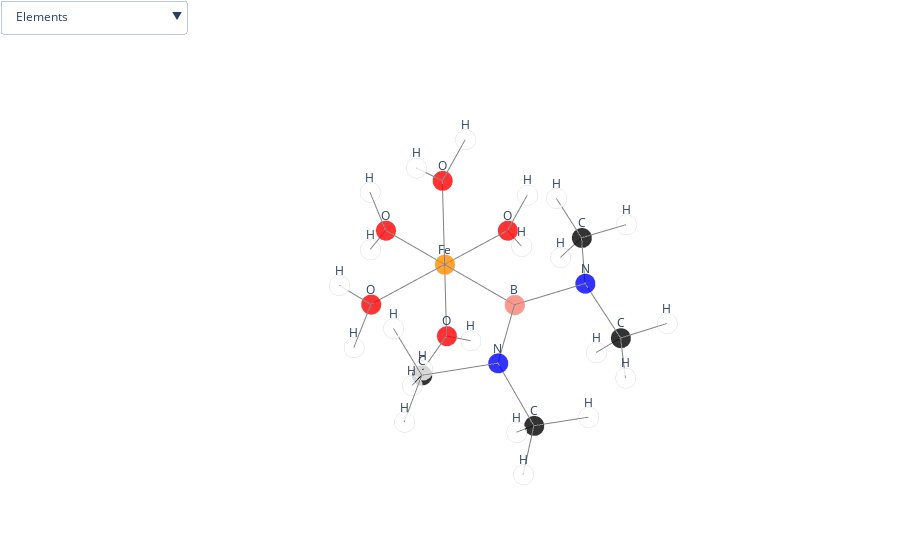

Here is the notebook cell this chart was saved with:
### Code cell
def understand_mol_graph(path):
    # Parse the .xyz file
    with open(path, 'r') as file:
        lines = file.readlines()[2:]  # Skip the first two lines
        atoms = [tuple(map(float, line.split()[1:4])) for line in lines]  # Get the coordinates

    # Create the MolGraph object
    mg = MolGraph()
    mg.read_xyz(path)
    
    # Plot the molecular graph
    fig = to_plotly_figure(mg)
    iplot(fig)

    # Convert the molecular graph to the NetworkX graph
    G = to_networkx_graph(mg)
    print(G.nodes(data=True))
    print(G.edges(data=True))
    print(len(G.nodes))

    # Compare the atoms to the nodes in the graph
    graph_nodes = [data['xyz'] for node, data in G.nodes(data=True)]
    missing_atoms = set(atoms) - set(graph_nodes)
    print(f"Missing coordinates: {missing_atoms}")

understand_mol_graph('data/xyz_molsimp/monosubstituted_0001.xyz')

### Figure 1 — Plotly figure (JSON) as saved in the notebook; plotly's stock layout.template omitted (floating-point values rounded to 4 significant figures; data arrays with more than 128 entries replaced by an {"elided": "..."} marker saying what was removed)
{"data": [{"marker": {"color": ["darkorange", "salmon", "blue", "black", "black", "blue", "black", "black", "white", "white", "white", "white", "white", "white", "white", "white", "white", "white", "white", "white", "red", "white", "white", "red", "white", "white", "red", "white", "white", "red", "white", "white", "red", "white", "white"], "line": {"color": "lightgray", "width": 2}, "opacity": 0.8, "size": 7, "symbol": "circle"}, "mode": "markers", "text": ["Fe", "B", "N", "C", "C", "N", "C", "C", "H", "H", "H", "H", "H", "H", "H", "H", "H", "H", "H", "H", "O", "H", "H", "O", "H", "H", "O", "H", "H", "O", "H", "H", "O", "H", "H"], "type": "scatter3d", "x": [0, 0, -1.316, -1.63, -2.411, 1.316, 2.411, 1.155, -1.747, -2.538, -0.8323, -2.528, -2.183, -3.319, 2.183, 3.319, 2.528, 0.9264, 0.3575, 2.063, 2.08, 2.715, 2.666, 0, -0.09934, 0.09934, -2.08, -2.715, -2.666, 0, -0.766, 0.766, 0, 0.7711, -0.7711], "y": [0, 2.1, 2.875, 3.72, 1.92, 2.875, 1.92, 3.72, 3.105, 4.255, 4.415, 1.305, 1.305, 2.455, 1.305, 2.455, 1.305, 3.105, 4.415, 4.255, 0, -0.07255, 0.07255, -2.08, -2.715, -2.666, 0, -0.07255, 0.07255, 0, -0.09934, 0.09934, 0, -0.04545, 0.04545], "z": [0, 0, 0.2655, -0.8956, 0.4865, -0.2655, -0.4865, -1.457, -1.763, -0.7124, -1.056, -0.3811, 1.332, 0.6698, -1.332, -0.6698, 0.3811, -2.303, -1.297, -1.641, 0, 0.769, -0.769, 0, 0.766, -0.766, 0, -0.769, 0.769, 2.08, 2.715, 2.666, -2.08, -2.715, -2.666]}, {"hoverinfo": "none", "marker": {"color": "grey", "opacity": 1, "size": 7}, "mode": "lines", "type": "scatter3d", "x": {"elided": "204 float values"}, "y": {"elided": "204 float values"}, "z": {"elided": "204 float values"}}], "layout": {"margin": {"b": 0, "l": 0, "r": 0, "t": 0}, "scene": {"annotations": [{"showarrow": false, "text": "Fe", "x": 0, "y": 0, "yshift": 15, "z": 0}, {"showarrow": false, "text": "B", "x": 0, "y": 2.1, "yshift": 15, "z": 0}, {"showarrow": false, "text": "N", "x": -1.316, "y": 2.875, "yshift": 15, "z": 0.2655}, {"showarrow": false, "text": "C", "x": -1.63, "y": 3.72, "yshift": 15, "z": -0.8956}, {"showarrow": false, "text": "C", "x": -2.411, "y": 1.92, "yshift": 15, "z": 0.4865}, {"showarrow": false, "text": "N", "x": 1.316, "y": 2.875, "yshift": 15, "z": -0.2655}, {"showarrow": false, "text": "C", "x": 2.411, "y": 1.92, "yshift": 15, "z": -0.4865}, {"showarrow": false, "text": "C", "x": 1.155, "y": 3.72, "yshift": 15, "z": -1.457}, {"showarrow": false, "text": "H", "x": -1.747, "y": 3.105, "yshift": 15, "z": -1.763}, {"showarrow": false, "text": "H", "x": -2.538, "y": 4.255, "yshift": 15, "z": -0.7124}, {"showarrow": false, "text": "H", "x": -0.8323, "y": 4.415, "yshift": 15, "z": -1.056}, {"showarrow": false, "text": "H", "x": -2.528, "y": 1.305, "yshift": 15, "z": -0.3811}, {"showarrow": false, "text": "H", "x": -2.183, "y": 1.305, "yshift": 15, "z": 1.332}, {"showarrow": false, "text": "H", "x": -3.319, "y": 2.455, "yshift": 15, "z": 0.6698}, {"showarrow": false, "text": "H", "x": 2.183, "y": 1.305, "yshift": 15, "z": -1.332}, {"showarrow": false, "text": "H", "x": 3.319, "y": 2.455, "yshift": 15, "z": -0.6698}, {"showarrow": false, "text": "H", "x": 2.528, "y": 1.305, "yshift": 15, "z": 0.3811}, {"showarrow": false, "text": "H", "x": 0.9264, "y": 3.105, "yshift": 15, "z": -2.303}, {"showarrow": false, "text": "H", "x": 0.3575, "y": 4.415, "yshift": 15, "z": -1.297}, {"showarrow": false, "text": "H", "x": 2.063, "y": 4.255, "yshift": 15, "z": -1.641}, {"showarrow": false, "text": "O", "x": 2.08, "y": 0, "yshift": 15, "z": 0}, {"showarrow": false, "text": "H", "x": 2.715, "y": -0.07255, "yshift": 15, "z": 0.769}, {"showarrow": false, "text": "H", "x": 2.666, "y": 0.07255, "yshift": 15, "z": -0.769}, {"showarrow": false, "text": "O", "x": 0, "y": -2.08, "yshift": 15, "z": 0}, {"showarrow": false, "text": "H", "x": -0.09934, "y": -2.715, "yshift": 15, "z": 0.766}, {"showarrow": false, "text": "H", "x": 0.09934, "y": -2.666, "yshift": 15, "z": -0.766}, {"showarrow": false, "text": "O", "x": -2.08, "y": 0, "yshift": 15, "z": 0}, {"showarrow": false, "text": "H", "x": -2.715, "y": -0.07255, "yshift": 15, "z": -0.769}, {"showarrow": false, "text": "H", "x": -2.666, "y": 0.07255, "yshift": 15, "z": 0.769}, {"showarrow": false, "text": "O", "x": 0, "y": 0, "yshift": 15, "z": 2.08}, {"showarrow": false, "text": "H", "x": -0.766, "y": -0.09934, "yshift": 15, "z": 2.715}, {"showarrow": false, "text": "H", "x": 0.766, "y": 0.09934, "yshift": 15, "z": 2.666}, {"showarrow": false, "text": "O", "x": 0, "y": 0, "yshift": 15, "z": -2.08}, {"showarrow": false, "text": "H", "x": 0.7711, "y": -0.04545, "yshift": 15, "z": -2.715}, {"showarrow": false, "text": "H", "x": -0.7711, "y": 0.04545, "yshift": 15, "z": -2.666}], "xaxis": {"showbackground": false, "showgrid": false, "showticklabels": false, "title": {"font": {"color": "white"}}, "zeroline": false}, "yaxis": {"showbackground": false, "showgrid": false, "showticklabels": false, "title": {"font": {"color": "white"}}, "zeroline": false}, "zaxis": {"showbackground": false, "showgrid": false, "showticklabels": false, "title": {"font": {"color": "white"}}, "zeroline": false}}, "showlegend": false, "updatemenus": [{"buttons": [{"args": [{"scene.annotations": [{"showarrow": false, "text": "Fe", "x": 0, "y": 0, "yshift": 15, "z": 0}, {"showarrow": false, "text": "B", "x": 0, "y": 2.1, "yshift": 15, "z": 0}, {"showarrow": false, "text": "N", "x": -1.316, "y": 2.875, "yshift": 15, "z": 0.2655}, {"showarrow": false, "text": "C", "x": -1.63, "y": 3.72, "yshift": 15, "z": -0.8956}, {"showarrow": false, "text": "C", "x": -2.411, "y": 1.92, "yshift": 15, "z": 0.4865}, {"showarrow": false, "text": "N", "x": 1.316, "y": 2.875, "yshift": 15, "z": -0.2655}, {"showarrow": false, "text": "C", "x": 2.411, "y": 1.92, "yshift": 15, "z": -0.4865}, {"showarrow": false, "text": "C", "x": 1.155, "y": 3.72, "yshift": 15, "z": -1.457}, {"showarrow": false, "text": "H", "x": -1.747, "y": 3.105, "yshift": 15, "z": -1.763}, {"showarrow": false, "text": "H", "x": -2.538, "y": 4.255, "yshift": 15, "z": -0.7124}, {"showarrow": false, "text": "H", "x": -0.8323, "y": 4.415, "yshift": 15, "z": -1.056}, {"showarrow": false, "text": "H", "x": -2.528, "y": 1.305, "yshift": 15, "z": -0.3811}, {"showarrow": false, "text": "H", "x": -2.183, "y": 1.305, "yshift": 15, "z": 1.332}, {"showarrow": false, "text": "H", "x": -3.319, "y": 2.455, "yshift": 15, "z": 0.6698}, {"showarrow": false, "text": "H", "x": 2.183, "y": 1.305, "yshift": 15, "z": -1.332}, {"showarrow": false, "text": "H", "x": 3.319, "y": 2.455, "yshift": 15, "z": -0.6698}, {"showarrow": false, "text": "H", "x": 2.528, "y": 1.305, "yshift": 15, "z": 0.3811}, {"showarrow": false, "text": "H", "x": 0.9264, "y": 3.105, "yshift": 15, "z": -2.303}, {"showarrow": false, "text": "H", "x": 0.3575, "y": 4.415, "yshift": 15, "z": -1.297}, {"showarrow": false, "text": "H", "x": 2.063, "y": 4.255, "yshift": 15, "z": -1.641}, {"showarrow": false, "text": "O", "x": 2.08, "y": 0, "yshift": 15, "z": 0}, {"showarrow": false, "text": "H", "x": 2.715, "y": -0.07255, "yshift": 15, "z": 0.769}, {"showarrow": false, "text": "H", "x": 2.666, "y": 0.07255, "yshift": 15, "z": -0.769}, {"showarrow": false, "text": "O", "x": 0, "y": -2.08, "yshift": 15, "z": 0}, {"showarrow": false, "text": "H", "x": -0.09934, "y": -2.715, "yshift": 15, "z": 0.766}, {"showarrow": false, "text": "H", "x": 0.09934, "y": -2.666, "yshift": 15, "z": -0.766}, {"showarrow": false, "text": "O", "x": -2.08, "y": 0, "yshift": 15, "z": 0}, {"showarrow": false, "text": "H", "x": -2.715, "y": -0.07255, "yshift": 15, "z": -0.769}, {"showarrow": false, "text": "H", "x": -2.666, "y": 0.07255, "yshift": 15, "z": 0.769}, {"showarrow": false, "text": "O", "x": 0, "y": 0, "yshift": 15, "z": 2.08}, {"showarrow": false, "text": "H", "x": -0.766, "y": -0.09934, "yshift": 15, "z": 2.715}, {"showarrow": false, "text": "H", "x": 0.766, "y": 0.09934, "yshift": 15, "z": 2.666}, {"showarrow": false, "text": "O", "x": 0, "y": 0, "yshift": 15, "z": -2.08}, {"showarrow": false, "text": "H", "x": 0.7711, "y": -0.04545, "yshift": 15, "z": -2.715}, {"showarrow": false, "text": "H", "x": -0.7711, "y": 0.04545, "yshift": 15, "z": -2.666}]}], "label": " Elements", "method": "relayout"}, {"args": [{"scene.annotations": [{"showarrow": false, "text": "Fe", "x": 0, "y": 0, "yshift": 15, "z": 0}, {"showarrow": false, "text": "B", "x": 0, "y": 2.1, "yshift": 15, "z": 0}, {"showarrow": false, "text": "N", "x": -1.316, "y": 2.875, "yshift": 15, "z": 0.2655}, {"showarrow": false, "text": "C", "x": -1.63, "y": 3.72, "yshift": 15, "z": -0.8956}, {"showarrow": false, "text": "C", "x": -2.411, "y": 1.92, "yshift": 15, "z": 0.4865}, {"showarrow": false, "text": "N", "x": 1.316, "y": 2.875, "yshift": 15, "z": -0.2655}, {"showarrow": false, "text": "C", "x": 2.411, "y": 1.92, "yshift": 15, "z": -0.4865}, {"showarrow": false, "text": "C", "x": 1.155, "y": 3.72, "yshift": 15, "z": -1.457}, {"showarrow": false, "text": "H", "x": -1.747, "y": 3.105, "yshift": 15, "z": -1.763}, {"showarrow": false, "text": "H", "x": -2.538, "y": 4.255, "yshift": 15, "z": -0.7124}, {"showarrow": false, "text": "H", "x": -0.8323, "y": 4.415, "yshift": 15, "z": -1.056}, {"showarrow": false, "text": "H", "x": -2.528, "y": 1.305, "yshift": 15, "z": -0.3811}, {"showarrow": false, "text": "H", "x": -2.183, "y": 1.305, "yshift": 15, "z": 1.332}, {"showarrow": false, "text": "H", "x": -3.319, "y": 2.455, "yshift": 15, "z": 0.6698}, {"showarrow": false, "text": "H", "x": 2.183, "y": 1.305, "yshift": 15, "z": -1.332}, {"showarrow": false, "text": "H", "x": 3.319, "y": 2.455, "yshift": 15, "z": -0.6698}, {"showarrow": false, "text": "H", "x": 2.528, "y": 1.305, "yshift": 15, "z": 0.3811}, {"showarrow": false, "text": "H", "x": 0.9264, "y": 3.105, "yshift": 15, "z": -2.303}, {"showarrow": false, "text": "H", "x": 0.3575, "y": 4.415, "yshift": 15, "z": -1.297}, {"showarrow": false, "text": "H", "x": 2.063, "y": 4.255, "yshift": 15, "z": -1.641}, {"showarrow": false, "text": "O", "x": 2.08, "y": 0, "yshift": 15, "z": 0}, {"showarrow": false, "text": "H", "x": 2.715, "y": -0.07255, "yshift": 15, "z": 0.769}, {"showarrow": false, "text": "H", "x": 2.666, "y": 0.07255, "yshift": 15, "z": -0.769}, {"showarrow": false, "text": "O", "x": 0, "y": -2.08, "yshift": 15, "z": 0}, {"showarrow": false, "text": "H", "x": -0.09934, "y": -2.715, "yshift": 15, "z": 0.766}, {"showarrow": false, "text": "H", "x": 0.09934, "y": -2.666, "yshift": 15, "z": -0.766}, {"showarrow": false, "text": "O", "x": -2.08, "y": 0, "yshift": 15, "z": 0}, {"showarrow": false, "text": "H", "x": -2.715, "y": -0.07255, "yshift": 15, "z": -0.769}, {"showarrow": false, "text": "H", "x": -2.666, "y": 0.07255, "yshift": 15, "z": 0.769}, {"showarrow": false, "text": "O", "x": 0, "y": 0, "yshift": 15, "z": 2.08}, {"showarrow": false, "text": "H", "x": -0.766, "y": -0.09934, "yshift": 15, "z": 2.715}, {"showarrow": false, "text": "H", "x": 0.766, "y": 0.09934, "yshift": 15, "z": 2.666}, {"showarrow": false, "text": "O", "x": 0, "y": 0, "yshift": 15, "z": -2.08}, {"showarrow": false, "text": "H", "x": 0.7711, "y": -0.04545, "yshift": 15, "z": -2.715}, {"showarrow": false, "text": "H", "x": -0.7711, "y": 0.04545, "yshift": 15, "z": -2.666}, {"font": {"color": "steelblue"}, "showarrow": false, "text": 2.82, "x": 0, "y": 1.05, "yshift": 15, "z": 0}, {"font": {"color": "steelblue"}, "showarrow": false, "text": 2.63, "x": 1.04, "y": 0, "yshift": 15, "z": 0}, {"font": {"color": "steelblue"}, "showarrow": false, "text": 2.63, "x": 0, "y": -1.04, "yshift": 15, "z": 0}, {"font": {"color": "steelblue"}, "showarrow": false, "text": 2.63, "x": -1.04, "y": 0, "yshift": 15, "z": 0}, {"font": {"color": "steelblue"}, "showarrow": false, "text": 2.63, "x": 0, "y": 0, "yshift": 15, "z": 1.04}, {"font": {"color": "steelblue"}, "showarrow": false, "text": 2.63, "x": 0, "y": 0, "yshift": 15, "z": -1.04}, {"font": {"color": "steelblue"}, "showarrow": false, "text": 1.96, "x": -0.6579, "y": 2.487, "yshift": 15, "z": 0.1327}, {"font": {"color": "steelblue"}, "showarrow": false, "text": 1.96, "x": 0.6579, "y": 2.487, "yshift": 15, "z": -0.1327}, {"font": {"color": "steelblue"}, "showarrow": false, "text": 1.77, "x": -1.473, "y": 3.298, "yshift": 15, "z": -0.3151}, {"font": {"color": "steelblue"}, "showarrow": false, "text": 1.77, "x": -1.863, "y": 2.397, "yshift": 15, "z": 0.376}, {"font": {"color": "steelblue"}, "showarrow": false, "text": 1.18, "x": -1.688, "y": 3.413, "yshift": 15, "z": -1.329}, {"font": {"color": "steelblue"}, "showarrow": false, "text": 1.18, "x": -2.084, "y": 3.988, "yshift": 15, "z": -0.804}, {"font": {"color": "steelblue"}, "showarrow": false, "text": 1.18, "x": -1.231, "y": 4.068, "yshift": 15, "z": -0.9761}, {"font": {"color": "steelblue"}, "showarrow": false, "text": 1.18, "x": -2.47, "y": 1.612, "yshift": 15, "z": 0.05268}, {"font": {"color": "steelblue"}, "showarrow": false, "text": 1.18, "x": -2.297, "y": 1.612, "yshift": 15, "z": 0.9091}, {"font": {"color": "steelblue"}, "showarrow": false, "text": 1.18, "x": -2.865, "y": 2.187, "yshift": 15, "z": 0.5781}, {"font": {"color": "steelblue"}, "showarrow": false, "text": 1.77, "x": 1.863, "y": 2.397, "yshift": 15, "z": -0.376}, {"font": {"color": "steelblue"}, "showarrow": false, "text": 1.77, "x": 1.235, "y": 3.298, "yshift": 15, "z": -0.8615}, {"font": {"color": "steelblue"}, "showarrow": false, "text": 1.18, "x": 2.297, "y": 1.612, "yshift": 15, "z": -0.9091}, {"font": {"color": "steelblue"}, "showarrow": false, "text": 1.18, "x": 2.865, "y": 2.187, "yshift": 15, "z": -0.5781}, {"font": {"color": "steelblue"}, "showarrow": false, "text": 1.18, "x": 2.47, "y": 1.612, "yshift": 15, "z": -0.05268}, {"font": {"color": "steelblue"}, "showarrow": false, "text": 1.18, "x": 1.041, "y": 3.413, "yshift": 15, "z": -1.88}, {"font": {"color": "steelblue"}, "showarrow": false, "text": 1.18, "x": 0.7561, "y": 4.068, "yshift": 15, "z": -1.377}, {"font": {"color": "steelblue"}, "showarrow": false, "text": 1.18, "x": 1.609, "y": 3.988, "yshift": 15, "z": -1.549}, {"font": {"color": "steelblue"}, "showarrow": false, "text": 1.18, "x": 2.398, "y": -0.03628, "yshift": 15, "z": 0.3845}, {"font": {"color": "steelblue"}, "showarrow": false, "text": 1.18, "x": 2.373, "y": 0.03628, "yshift": 15, "z": -0.3845}, {"font": {"color": "steelblue"}, "showarrow": false, "text": 1.18, "x": -0.04967, "y": -2.398, "yshift": 15, "z": 0.383}, {"font": {"color": "steelblue"}, "showarrow": false, "text": 1.18, "x": 0.04967, "y": -2.373, "yshift": 15, "z": -0.383}, {"font": {"color": "steelblue"}, "showarrow": false, "text": 1.18, "x": -2.398, "y": -0.03628, "yshift": 15, "z": -0.3845}, {"font": {"color": "steelblue"}, "showarrow": false, "text": 1.18, "x": -2.373, "y": 0.03628, "yshift": 15, "z": 0.3845}, {"font": {"color": "steelblue"}, "showarrow": false, "text": 1.18, "x": -0.383, "y": -0.04967, "yshift": 15, "z": 2.398}, {"font": {"color": "steelblue"}, "showarrow": false, "text": 1.18, "x": 0.383, "y": 0.04967, "yshift": 15, "z": 2.373}, {"font": {"color": "steelblue"}, "showarrow": false, "text": 1.18, "x": 0.3855, "y": -0.02273, "yshift": 15, "z": -2.398}, {"font": {"color": "steelblue"}, "showarrow": false, "text": 1.18, "x": -0.3855, "y": 0.02273, "yshift": 15, "z": -2.373}]}], "label": " Elements & Bond Lengths", "method": "relayout"}, {"args": [{"scene.annotations": [{"showarrow": false, "text": 0, "x": 0, "y": 0, "yshift": 15, "z": 0}, {"showarrow": false, "text": 1, "x": 0, "y": 2.1, "yshift": 15, "z": 0}, {"showarrow": false, "text": 2, "x": -1.316, "y": 2.875, "yshift": 15, "z": 0.2655}, {"showarrow": false, "text": 3, "x": -1.63, "y": 3.72, "yshift": 15, "z": -0.8956}, {"showarrow": false, "text": 4, "x": -2.411, "y": 1.92, "yshift": 15, "z": 0.4865}, {"showarrow": false, "text": 5, "x": 1.316, "y": 2.875, "yshift": 15, "z": -0.2655}, {"showarrow": false, "text": 6, "x": 2.411, "y": 1.92, "yshift": 15, "z": -0.4865}, {"showarrow": false, "text": 7, "x": 1.155, "y": 3.72, "yshift": 15, "z": -1.457}, {"showarrow": false, "text": 8, "x": -1.747, "y": 3.105, "yshift": 15, "z": -1.763}, {"showarrow": false, "text": 9, "x": -2.538, "y": 4.255, "yshift": 15, "z": -0.7124}, {"showarrow": false, "text": 10, "x": -0.8323, "y": 4.415, "yshift": 15, "z": -1.056}, {"showarrow": false, "text": 11, "x": -2.528, "y": 1.305, "yshift": 15, "z": -0.3811}, {"showarrow": false, "text": 12, "x": -2.183, "y": 1.305, "yshift": 15, "z": 1.332}, {"showarrow": false, "text": 13, "x": -3.319, "y": 2.455, "yshift": 15, "z": 0.6698}, {"showarrow": false, "text": 14, "x": 2.183, "y": 1.305, "yshift": 15, "z": -1.332}, {"showarrow": false, "text": 15, "x": 3.319, "y": 2.455, "yshift": 15, "z": -0.6698}, {"showarrow": false, "text": 16, "x": 2.528, "y": 1.305, "yshift": 15, "z": 0.3811}, {"showarrow": false, "text": 17, "x": 0.9264, "y": 3.105, "yshift": 15, "z": -2.303}, {"showarrow": false, "text": 18, "x": 0.3575, "y": 4.415, "yshift": 15, "z": -1.297}, {"showarrow": false, "text": 19, "x": 2.063, "y": 4.255, "yshift": 15, "z": -1.641}, {"showarrow": false, "text": 20, "x": 2.08, "y": 0, "yshift": 15, "z": 0}, {"showarrow": false, "text": 21, "x": 2.715, "y": -0.07255, "yshift": 15, "z": 0.769}, {"showarrow": false, "text": 22, "x": 2.666, "y": 0.07255, "yshift": 15, "z": -0.769}, {"showarrow": false, "text": 23, "x": 0, "y": -2.08, "yshift": 15, "z": 0}, {"showarrow": false, "text": 24, "x": -0.09934, "y": -2.715, "yshift": 15, "z": 0.766}, {"showarrow": false, "text": 25, "x": 0.09934, "y": -2.666, "yshift": 15, "z": -0.766}, {"showarrow": false, "text": 26, "x": -2.08, "y": 0, "yshift": 15, "z": 0}, {"showarrow": false, "text": 27, "x": -2.715, "y": -0.07255, "yshift": 15, "z": -0.769}, {"showarrow": false, "text": 28, "x": -2.666, "y": 0.07255, "yshift": 15, "z": 0.769}, {"showarrow": false, "text": 29, "x": 0, "y": 0, "yshift": 15, "z": 2.08}, {"showarrow": false, "text": 30, "x": -0.766, "y": -0.09934, "yshift": 15, "z": 2.715}, {"showarrow": false, "text": 31, "x": 0.766, "y": 0.09934, "yshift": 15, "z": 2.666}, {"showarrow": false, "text": 32, "x": 0, "y": 0, "yshift": 15, "z": -2.08}, {"showarrow": false, "text": 33, "x": 0.7711, "y": -0.04545, "yshift": 15, "z": -2.715}, {"showarrow": false, "text": 34, "x": -0.7711, "y": 0.04545, "yshift": 15, "z": -2.666}]}], "label": "Indices", "method": "relayout"}, {"args": [{"scene.annotations": [{"showarrow": false, "text": 0, "x": 0, "y": 0, "yshift": 15, "z": 0}, {"showarrow": false, "text": 1, "x": 0, "y": 2.1, "yshift": 15, "z": 0}, {"showarrow": false, "text": 2, "x": -1.316, "y": 2.875, "yshift": 15, "z": 0.2655}, {"showarrow": false, "text": 3, "x": -1.63, "y": 3.72, "yshift": 15, "z": -0.8956}, {"showarrow": false, "text": 4, "x": -2.411, "y": 1.92, "yshift": 15, "z": 0.4865}, {"showarrow": false, "text": 5, "x": 1.316, "y": 2.875, "yshift": 15, "z": -0.2655}, {"showarrow": false, "text": 6, "x": 2.411, "y": 1.92, "yshift": 15, "z": -0.4865}, {"showarrow": false, "text": 7, "x": 1.155, "y": 3.72, "yshift": 15, "z": -1.457}, {"showarrow": false, "text": 8, "x": -1.747, "y": 3.105, "yshift": 15, "z": -1.763}, {"showarrow": false, "text": 9, "x": -2.538, "y": 4.255, "yshift": 15, "z": -0.7124}, {"showarrow": false, "text": 10, "x": -0.8323, "y": 4.415, "yshift": 15, "z": -1.056}, {"showarrow": false, "text": 11, "x": -2.528, "y": 1.305, "yshift": 15, "z": -0.3811}, {"showarrow": false, "text": 12, "x": -2.183, "y": 1.305, "yshift": 15, "z": 1.332}, {"showarrow": false, "text": 13, "x": -3.319, "y": 2.455, "yshift": 15, "z": 0.6698}, {"showarrow": false, "text": 14, "x": 2.183, "y": 1.305, "yshift": 15, "z": -1.332}, {"showarrow": false, "text": 15, "x": 3.319, "y": 2.455, "yshift": 15, "z": -0.6698}, {"showarrow": false, "text": 16, "x": 2.528, "y": 1.305, "yshift": 15, "z": 0.3811}, {"showarrow": false, "text": 17, "x": 0.9264, "y": 3.105, "yshift": 15, "z": -2.303}, {"showarrow": false, "text": 18, "x": 0.3575, "y": 4.415, "yshift": 15, "z": -1.297}, {"showarrow": false, "text": 19, "x": 2.063, "y": 4.255, "yshift": 15, "z": -1.641}, {"showarrow": false, "text": 20, "x": 2.08, "y": 0, "yshift": 15, "z": 0}, {"showarrow": false, "text": 21, "x": 2.715, "y": -0.07255, "yshift": 15, "z": 0.769}, {"showarrow": false, "text": 22, "x": 2.666, "y": 0.07255, "yshift": 15, "z": -0.769}, {"showarrow": false, "text": 23, "x": 0, "y": -2.08, "yshift": 15, "z": 0}, {"showarrow": false, "text": 24, "x": -0.09934, "y": -2.715, "yshift": 15, "z": 0.766}, {"showarrow": false, "text": 25, "x": 0.09934, "y": -2.666, "yshift": 15, "z": -0.766}, {"showarrow": false, "text": 26, "x": -2.08, "y": 0, "yshift": 15, "z": 0}, {"showarrow": false, "text": 27, "x": -2.715, "y": -0.07255, "yshift": 15, "z": -0.769}, {"showarrow": false, "text": 28, "x": -2.666, "y": 0.07255, "yshift": 15, "z": 0.769}, {"showarrow": false, "text": 29, "x": 0, "y": 0, "yshift": 15, "z": 2.08}, {"showarrow": false, "text": 30, "x": -0.766, "y": -0.09934, "yshift": 15, "z": 2.715}, {"showarrow": false, "text": 31, "x": 0.766, "y": 0.09934, "yshift": 15, "z": 2.666}, {"showarrow": false, "text": 32, "x": 0, "y": 0, "yshift": 15, "z": -2.08}, {"showarrow": false, "text": 33, "x": 0.7711, "y": -0.04545, "yshift": 15, "z": -2.715}, {"showarrow": false, "text": 34, "x": -0.7711, "y": 0.04545, "yshift": 15, "z": -2.666}, {"font": {"color": "steelblue"}, "showarrow": false, "text": 2.82, "x": 0, "y": 1.05, "yshift": 15, "z": 0}, {"font": {"color": "steelblue"}, "showarrow": false, "text": 2.63, "x": 1.04, "y": 0, "yshift": 15, "z": 0}, {"font": {"color": "steelblue"}, "showarrow": false, "text": 2.63, "x": 0, "y": -1.04, "yshift": 15, "z": 0}, {"font": {"color": "steelblue"}, "showarrow": false, "text": 2.63, "x": -1.04, "y": 0, "yshift": 15, "z": 0}, {"font": {"color": "steelblue"}, "showarrow": false, "text": 2.63, "x": 0, "y": 0, "yshift": 15, "z": 1.04}, {"font": {"color": "steelblue"}, "showarrow": false, "text": 2.63, "x": 0, "y": 0, "yshift": 15, "z": -1.04}, {"font": {"color": "steelblue"}, "showarrow": false, "text": 1.96, "x": -0.6579, "y": 2.487, "yshift": 15, "z": 0.1327}, {"font": {"color": "steelblue"}, "showarrow": false, "text": 1.96, "x": 0.6579, "y": 2.487, "yshift": 15, "z": -0.1327}, {"font": {"color": "steelblue"}, "showarrow": false, "text": 1.77, "x": -1.473, "y": 3.298, "yshift": 15, "z": -0.3151}, {"font": {"color": "steelblue"}, "showarrow": false, "text": 1.77, "x": -1.863, "y": 2.397, "yshift": 15, "z": 0.376}, {"font": {"color": "steelblue"}, "showarrow": false, "text": 1.18, "x": -1.688, "y": 3.413, "yshift": 15, "z": -1.329}, {"font": {"color": "steelblue"}, "showarrow": false, "text": 1.18, "x": -2.084, "y": 3.988, "yshift": 15, "z": -0.804}, {"font": {"color": "steelblue"}, "showarrow": false, "text": 1.18, "x": -1.231, "y": 4.068, "yshift": 15, "z": -0.9761}, {"font": {"color": "steelblue"}, "showarrow": false, "text": 1.18, "x": -2.47, "y": 1.612, "yshift": 15, "z": 0.05268}, {"font": {"color": "steelblue"}, "showarrow": false, "text": 1.18, "x": -2.297, "y": 1.612, "yshift": 15, "z": 0.9091}, {"font": {"color": "steelblue"}, "showarrow": false, "text": 1.18, "x": -2.865, "y": 2.187, "yshift": 15, "z": 0.5781}, {"font": {"color": "steelblue"}, "showarrow": false, "text": 1.77, "x": 1.863, "y": 2.397, "yshift": 15, "z": -0.376}, {"font": {"color": "steelblue"}, "showarrow": false, "text": 1.77, "x": 1.235, "y": 3.298, "yshift": 15, "z": -0.8615}, {"font": {"color": "steelblue"}, "showarrow": false, "text": 1.18, "x": 2.297, "y": 1.612, "yshift": 15, "z": -0.9091}, {"font": {"color": "steelblue"}, "showarrow": false, "text": 1.18, "x": 2.865, "y": 2.187, "yshift": 15, "z": -0.5781}, {"font": {"color": "steelblue"}, "showarrow": false, "text": 1.18, "x": 2.47, "y": 1.612, "yshift": 15, "z": -0.05268}, {"font": {"color": "steelblue"}, "showarrow": false, "text": 1.18, "x": 1.041, "y": 3.413, "yshift": 15, "z": -1.88}, {"font": {"color": "steelblue"}, "showarrow": false, "text": 1.18, "x": 0.7561, "y": 4.068, "yshift": 15, "z": -1.377}, {"font": {"color": "steelblue"}, "showarrow": false, "text": 1.18, "x": 1.609, "y": 3.988, "yshift": 15, "z": -1.549}, {"font": {"color": "steelblue"}, "showarrow": false, "text": 1.18, "x": 2.398, "y": -0.03628, "yshift": 15, "z": 0.3845}, {"font": {"color": "steelblue"}, "showarrow": false, "text": 1.18, "x": 2.373, "y": 0.03628, "yshift": 15, "z": -0.3845}, {"font": {"color": "steelblue"}, "showarrow": false, "text": 1.18, "x": -0.04967, "y": -2.398, "yshift": 15, "z": 0.383}, {"font": {"color": "steelblue"}, "showarrow": false, "text": 1.18, "x": 0.04967, "y": -2.373, "yshift": 15, "z": -0.383}, {"font": {"color": "steelblue"}, "showarrow": false, "text": 1.18, "x": -2.398, "y": -0.03628, "yshift": 15, "z": -0.3845}, {"font": {"color": "steelblue"}, "showarrow": false, "text": 1.18, "x": -2.373, "y": 0.03628, "yshift": 15, "z": 0.3845}, {"font": {"color": "steelblue"}, "showarrow": false, "text": 1.18, "x": -0.383, "y": -0.04967, "yshift": 15, "z": 2.398}, {"font": {"color": "steelblue"}, "showarrow": false, "text": 1.18, "x": 0.383, "y": 0.04967, "yshift": 15, "z": 2.373}, {"font": {"color": "steelblue"}, "showarrow": false, "text": 1.18, "x": 0.3855, "y": -0.02273, "yshift": 15, "z": -2.398}, {"font": {"color": "steelblue"}, "showarrow": false, "text": 1.18, "x": -0.3855, "y": 0.02273, "yshift": 15, "z": -2.373}]}], "label": "Indices & Bond Lengths", "method": "relayout"}, {"args": [{"scene.annotations": [{"font": {"color": "steelblue"}, "showarrow": false, "text": 2.82, "x": 0, "y": 1.05, "yshift": 15, "z": 0}, {"font": {"color": "steelblue"}, "showarrow": false, "text": 2.63, "x": 1.04, "y": 0, "yshift": 15, "z": 0}, {"font": {"color": "steelblue"}, "showarrow": false, "text": 2.63, "x": 0, "y": -1.04, "yshift": 15, "z": 0}, {"font": {"color": "steelblue"}, "showarrow": false, "text": 2.63, "x": -1.04, "y": 0, "yshift": 15, "z": 0}, {"font": {"color": "steelblue"}, "showarrow": false, "text": 2.63, "x": 0, "y": 0, "yshift": 15, "z": 1.04}, {"font": {"color": "steelblue"}, "showarrow": false, "text": 2.63, "x": 0, "y": 0, "yshift": 15, "z": -1.04}, {"font": {"color": "steelblue"}, "showarrow": false, "text": 1.96, "x": -0.6579, "y": 2.487, "yshift": 15, "z": 0.1327}, {"font": {"color": "steelblue"}, "showarrow": false, "text": 1.96, "x": 0.6579, "y": 2.487, "yshift": 15, "z": -0.1327}, {"font": {"color": "steelblue"}, "showarrow": false, "text": 1.77, "x": -1.473, "y": 3.298, "yshift": 15, "z": -0.3151}, {"font": {"color": "steelblue"}, "showarrow": false, "text": 1.77, "x": -1.863, "y": 2.397, "yshift": 15, "z": 0.376}, {"font": {"color": "steelblue"}, "showarrow": false, "text": 1.18, "x": -1.688, "y": 3.413, "yshift": 15, "z": -1.329}, {"font": {"color": "steelblue"}, "showarrow": false, "text": 1.18, "x": -2.084, "y": 3.988, "yshift": 15, "z": -0.804}, {"font": {"color": "steelblue"}, "showarrow": false, "text": 1.18, "x": -1.231, "y": 4.068, "yshift": 15, "z": -0.9761}, {"font": {"color": "steelblue"}, "showarrow": false, "text": 1.18, "x": -2.47, "y": 1.612, "yshift": 15, "z": 0.05268}, {"font": {"color": "steelblue"}, "showarrow": false, "text": 1.18, "x": -2.297, "y": 1.612, "yshift": 15, "z": 0.9091}, {"font": {"color": "steelblue"}, "showarrow": false, "text": 1.18, "x": -2.865, "y": 2.187, "yshift": 15, "z": 0.5781}, {"font": {"color": "steelblue"}, "showarrow": false, "text": 1.77, "x": 1.863, "y": 2.397, "yshift": 15, "z": -0.376}, {"font": {"color": "steelblue"}, "showarrow": false, "text": 1.77, "x": 1.235, "y": 3.298, "yshift": 15, "z": -0.8615}, {"font": {"color": "steelblue"}, "showarrow": false, "text": 1.18, "x": 2.297, "y": 1.612, "yshift": 15, "z": -0.9091}, {"font": {"color": "steelblue"}, "showarrow": false, "text": 1.18, "x": 2.865, "y": 2.187, "yshift": 15, "z": -0.5781}, {"font": {"color": "steelblue"}, "showarrow": false, "text": 1.18, "x": 2.47, "y": 1.612, "yshift": 15, "z": -0.05268}, {"font": {"color": "steelblue"}, "showarrow": false, "text": 1.18, "x": 1.041, "y": 3.413, "yshift": 15, "z": -1.88}, {"font": {"color": "steelblue"}, "showarrow": false, "text": 1.18, "x": 0.7561, "y": 4.068, "yshift": 15, "z": -1.377}, {"font": {"color": "steelblue"}, "showarrow": false, "text": 1.18, "x": 1.609, "y": 3.988, "yshift": 15, "z": -1.549}, {"font": {"color": "steelblue"}, "showarrow": false, "text": 1.18, "x": 2.398, "y": -0.03628, "yshift": 15, "z": 0.3845}, {"font": {"color": "steelblue"}, "showarrow": false, "text": 1.18, "x": 2.373, "y": 0.03628, "yshift": 15, "z": -0.3845}, {"font": {"color": "steelblue"}, "showarrow": false, "text": 1.18, "x": -0.04967, "y": -2.398, "yshift": 15, "z": 0.383}, {"font": {"color": "steelblue"}, "showarrow": false, "text": 1.18, "x": 0.04967, "y": -2.373, "yshift": 15, "z": -0.383}, {"font": {"color": "steelblue"}, "showarrow": false, "text": 1.18, "x": -2.398, "y": -0.03628, "yshift": 15, "z": -0.3845}, {"font": {"color": "steelblue"}, "showarrow": false, "text": 1.18, "x": -2.373, "y": 0.03628, "yshift": 15, "z": 0.3845}, {"font": {"color": "steelblue"}, "showarrow": false, "text": 1.18, "x": -0.383, "y": -0.04967, "yshift": 15, "z": 2.398}, {"font": {"color": "steelblue"}, "showarrow": false, "text": 1.18, "x": 0.383, "y": 0.04967, "yshift": 15, "z": 2.373}, {"font": {"color": "steelblue"}, "showarrow": false, "text": 1.18, "x": 0.3855, "y": -0.02273, "yshift": 15, "z": -2.398}, {"font": {"color": "steelblue"}, "showarrow": false, "text": 1.18, "x": -0.3855, "y": 0.02273, "yshift": 15, "z": -2.373}]}], "label": "Bond Lengths", "method": "relayout"}, {"args": [{"scene.annotations": []}], "label": "Hide All", "method": "relayout"}], "direction": "down", "xanchor": "left", "yanchor": "top"}]}}
